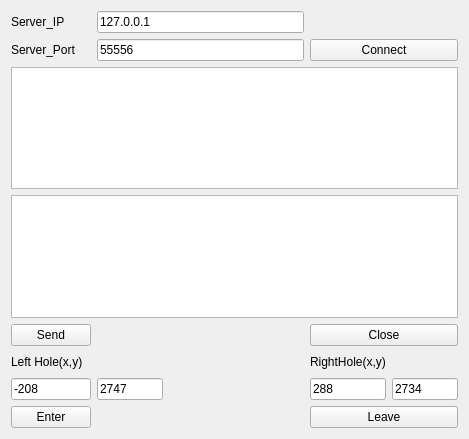
<?xml version="1.0" encoding="UTF-8"?>
<ui version="4.0">
 <class>ClientWidget</class>
 <widget class="QWidget" name="ClientWidget">
  <property name="geometry">
   <rect>
    <x>0</x>
    <y>0</y>
    <width>469</width>
    <height>439</height>
   </rect>
  </property>
  <property name="windowTitle">
   <string>Form</string>
  </property>
  <layout class="QGridLayout" name="gridLayout">
   <item row="0" column="0">
    <widget class="QLabel" name="label_2">
     <property name="text">
      <string>Server_IP</string>
     </property>
    </widget>
   </item>
   <item row="0" column="1" colspan="2">
    <widget class="QLineEdit" name="lineEditIP">
     <property name="text">
      <string>127.0.0.1</string>
     </property>
    </widget>
   </item>
   <item row="1" column="0">
    <widget class="QLabel" name="label">
     <property name="text">
      <string>Server_Port</string>
     </property>
    </widget>
   </item>
   <item row="1" column="1" colspan="2">
    <widget class="QLineEdit" name="lineEditPort">
     <property name="text">
      <string>55556</string>
     </property>
    </widget>
   </item>
   <item row="1" column="3" colspan="2">
    <widget class="QPushButton" name="pushButtonConnect">
     <property name="text">
      <string>Connect</string>
     </property>
    </widget>
   </item>
   <item row="2" column="0" colspan="5">
    <widget class="QTextEdit" name="textEditRead">
     <property name="readOnly">
      <bool>true</bool>
     </property>
    </widget>
   </item>
   <item row="3" column="0" colspan="5">
    <widget class="QTextEdit" name="textEditWrite">
     <property name="documentTitle">
      <string/>
     </property>
    </widget>
   </item>
   <item row="4" column="0">
    <widget class="QPushButton" name="pushButtonSend">
     <property name="text">
      <string>Send</string>
     </property>
    </widget>
   </item>
   <item row="4" column="1" colspan="2">
    <spacer name="horizontalSpacer">
     <property name="orientation">
      <enum>Qt::Horizontal</enum>
     </property>
     <property name="sizeHint" stdset="0">
      <size>
       <width>200</width>
       <height>20</height>
      </size>
     </property>
    </spacer>
   </item>
   <item row="4" column="3" colspan="2">
    <widget class="QPushButton" name="pushButtonClose">
     <property name="text">
      <string>Close</string>
     </property>
    </widget>
   </item>
   <item row="5" column="0">
    <widget class="QLabel" name="label_3">
     <property name="text">
      <string>Left Hole(x,y)</string>
     </property>
    </widget>
   </item>
   <item row="5" column="1" colspan="2">
    <spacer name="horizontalSpacer_3">
     <property name="orientation">
      <enum>Qt::Horizontal</enum>
     </property>
     <property name="sizeHint" stdset="0">
      <size>
       <width>226</width>
       <height>20</height>
      </size>
     </property>
    </spacer>
   </item>
   <item row="5" column="3">
    <widget class="QLabel" name="label_4">
     <property name="text">
      <string>RightHole(x,y)</string>
     </property>
    </widget>
   </item>
   <item row="6" column="0">
    <widget class="QLineEdit" name="lineEditLeftHole_X">
     <property name="text">
      <string>-208</string>
     </property>
    </widget>
   </item>
   <item row="6" column="1">
    <widget class="QLineEdit" name="lineEditLeftHole_Y">
     <property name="text">
      <string>2747</string>
     </property>
    </widget>
   </item>
   <item row="6" column="2">
    <spacer name="horizontalSpacer_4">
     <property name="orientation">
      <enum>Qt::Horizontal</enum>
     </property>
     <property name="sizeHint" stdset="0">
      <size>
       <width>178</width>
       <height>20</height>
      </size>
     </property>
    </spacer>
   </item>
   <item row="6" column="3">
    <widget class="QLineEdit" name="lineEditRightHole_X">
     <property name="text">
      <string>288</string>
     </property>
    </widget>
   </item>
   <item row="6" column="4">
    <widget class="QLineEdit" name="lineEditRightHole_Y">
     <property name="text">
      <string>2734</string>
     </property>
    </widget>
   </item>
   <item row="7" column="0">
    <widget class="QPushButton" name="pushButtonEnter">
     <property name="text">
      <string>Enter</string>
     </property>
    </widget>
   </item>
   <item row="7" column="1" colspan="2">
    <spacer name="horizontalSpacer_2">
     <property name="orientation">
      <enum>Qt::Horizontal</enum>
     </property>
     <property name="sizeHint" stdset="0">
      <size>
       <width>206</width>
       <height>20</height>
      </size>
     </property>
    </spacer>
   </item>
   <item row="7" column="3" colspan="2">
    <widget class="QPushButton" name="pushButtonLeave">
     <property name="text">
      <string>Leave</string>
     </property>
    </widget>
   </item>
  </layout>
 </widget>
 <resources/>
 <connections/>
</ui>
